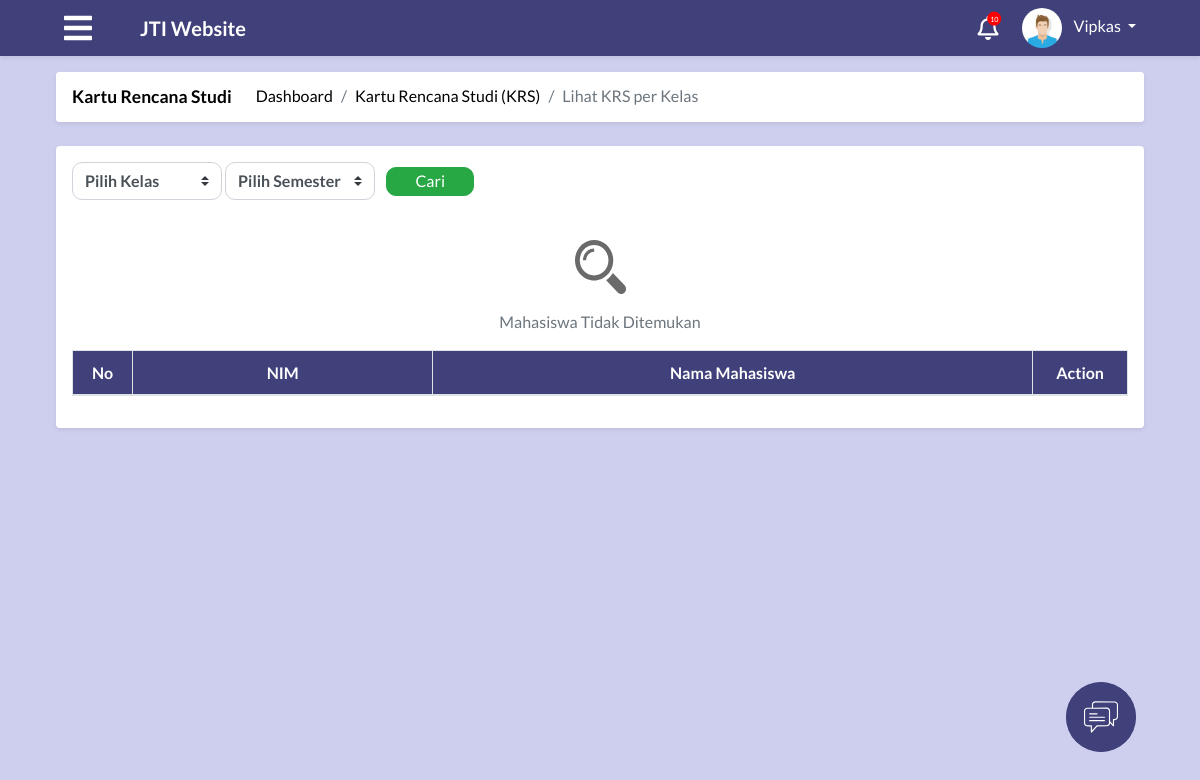
The app's page /module/index.php?module=krsPerKelas (signed in), older data.
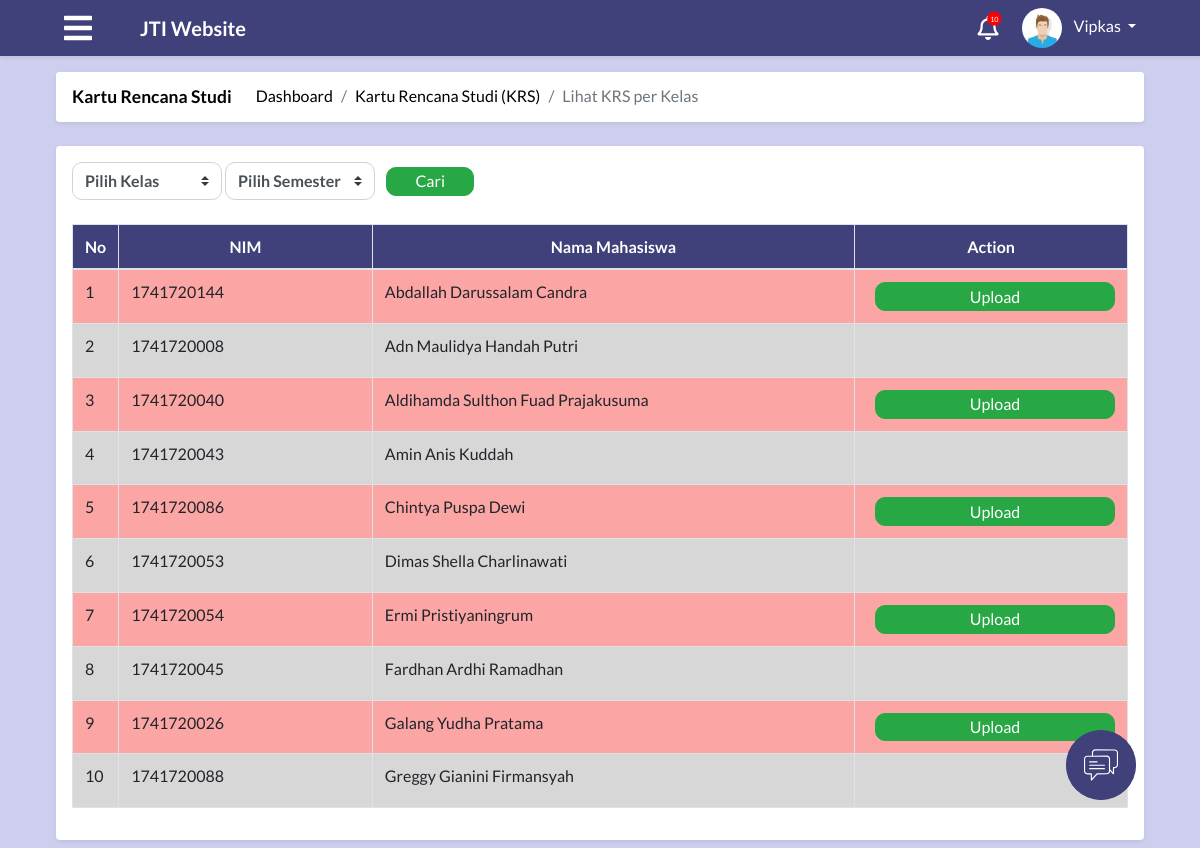
The same page, newer data.
### tables this page shows
CREATE TABLE `tabel_krs_admin` (
  `id_krs` int(30) NOT NULL,
  `id_mahasiswa` int(30) NOT NULL,
  `status_daftar_ulang` varchar(50) DEFAULT NULL,
  `gambar_krs` varchar(100) DEFAULT NULL
);

CREATE TABLE `tabel_mahasiswa` (
  `id_mahasiswa` int(30) NOT NULL,
  `id_prodi` int(30) NOT NULL,
  `id_kelas` int(30) NOT NULL,
  `id_semester` int(11) NOT NULL,
  `nim` varchar(50) NOT NULL,
  `nama` varchar(100) NOT NULL,
  `alamat` varchar(250) DEFAULT NULL,
  `jenis_kelamin` enum('laki-laki','perempuan') NOT NULL,
  `tempat_lahir` varchar(50) DEFAULT NULL,
  `tanggal_lahir` date DEFAULT NULL,
  `foto` text,
  `waktu_edit` datetime DEFAULT NULL,
  `id_user` int(11) NOT NULL
);

### process/proses_krsAdmin.php (called while the page is built, shortened)
<?php
function krs($con)
{
    $krs = "SELECT DISTINCT tabel_krs_admin.id_krs, tabel_mahasiswa.nim, tabel_mahasiswa.nama,
    tabel_krs_admin.status_daftar_ulang, tabel_krs_admin.gambar_krs
    FROM tabel_krs_admin INNER JOIN tabel_mahasiswa ON tabel_krs_admin.id_mahasiswa = tabel_mahasiswa.id_mahasiswa";
    $resultTampilKrs = mysqli_query($con, $krs);
    return $resultTampilKrs;
}
?>

### module/admin/krs/krsPerKelas.php (the view, shortened to what the changed rows need)
<?php
  include "../config/connection.php";
  include "../process/proses_krsAdmin.php";
?>
<body onload="setup();">
    <main role="main" class="container-fluid">
        <div id="krsAdmin" class="row">
            <div class="col-md-12 p-0">
                <div class="m-2 p-3 bg-white rounded shadow-sm">
                    <div class="col-md-12 p-0">
                        <br><br>
                        <table class="table tabel table-bordered">
                            <thead class="text-white bg-blue">
                                <tr>
                                    <th scope="col" style="text-align:center">No</th>
                                    <th scope="col" style="text-align:center; width: 300px">NIM</th>
                                    <th scope="col" style="text-align:center; width: 600px">Nama Mahasiswa</th>
                                    <th scope="col" style="text-align:center">Action</th>
                                </tr>
                            </thead>
                            <tbody>
                                <?php
                            $result=krs($con);
                            if(mysqli_num_rows($result) > 0){
                              while($row = mysqli_fetch_assoc($result)){
                                if($row["status_daftar_ulang"]=="Sudah" && $row["gambar_krs"]==NULL){
                                  echo"
                                    <tr class='ukt-lunas-belum-upload'>
                                      <td>". $row["id_krs"] ."</td>
                                      <td>". $row["nim"] ."</td>
                                      <td>". $row["nama"] ."</td>
                                      <td>
                                      <input id='fileid' type='file' name='filename' hidden required />
                                      <input id='buttonid' type='button' value='Upload' class='btn  btn-upload btn-success ml-2' />
                                      </td>
                                  </tr>
                                  ";
                                  }
                                  else if($row["status_daftar_ulang"]=="Belum"){
                                    echo"
                                    <tr class='ukt-belum-lunas'>
                                        <td>". $row["id_krs"] ."</td>
                                        <td>". $row["nim"] ."</td>
                                        <td>". $row["nama"] ."</td>
                                        <td>
                                      <input id='fileid' type='file' name='filename' hidden required />
                                      <input id='buttonid' type='button' value='Upload' class='btn  btn-upload btn-success ml-2'
                                      style='visibility: hidden' />
                                      </td>
                                    </tr>
                                    ";
                                  }
                              }
                            ?>
                            </tbody>
                            <?php
                        }else{
                            ?>
                            <div class="text-center">
                            <img src="../img/magnifier.svg" alt="pencarian" class="p-3">
                            <p class="text-muted">Mahasiswa Tidak Ditemukan</p>
                            </div>
                            <?php
                        }
                        ?>
                        </table>
                    </div>
                </div>
            </div>
        </div>
        </div>

Row changes from the older to the newer data that the page shows:
added tabel_krs_admin: id_krs "1", id_mahasiswa.nim "1741720144", id_mahasiswa.nama "Abdallah Darussalam Candra"
added tabel_krs_admin: id_krs "2", id_mahasiswa.nim "1741720008", id_mahasiswa.nama "Adn Maulidya Handah Putri"
added tabel_krs_admin: id_krs "3", id_mahasiswa.nim "1741720040", id_mahasiswa.nama "Aldihamda Sulthon Fuad Prajakusuma"
added tabel_krs_admin: id_krs "4", id_mahasiswa.nim "1741720043", id_mahasiswa.nama "Amin Anis Kuddah"
added tabel_krs_admin: id_krs "5", id_mahasiswa.nim "1741720086", id_mahasiswa.nama "Chintya Puspa Dewi"
added tabel_krs_admin: id_krs "6", id_mahasiswa.nim "1741720053", id_mahasiswa.nama "Dimas Shella Charlinawati"
added tabel_krs_admin: id_krs "7", id_mahasiswa.nim "1741720054", id_mahasiswa.nama "Ermi Pristiyaningrum"
added tabel_krs_admin: id_krs "8", id_mahasiswa.nim "1741720045", id_mahasiswa.nama "Fardhan Ardhi Ramadhan"
added tabel_krs_admin: id_krs "9", id_mahasiswa.nim "1741720026", id_mahasiswa.nama "Galang Yudha Pratama"
added tabel_krs_admin: id_krs "10", id_mahasiswa.nim "1741720088", id_mahasiswa.nama "Greggy Gianini Firmansyah"
Text that changed along with them:
text no longer shown: "Mahasiswa Tidak Ditemukan"
